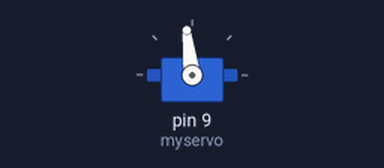
Bench run of a sketch on a simulated Arduino Uno, built with avr-gcc and run on an emulated ATmega328P. Parts: servo.

Above: at 0.05 s.
Timing chart, 0 to 5.5 s (numbered marks = the images above):
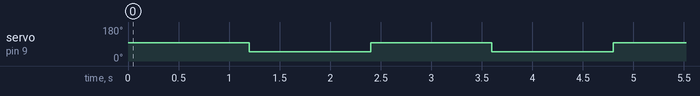

Measured:
- by itself, servo on pin 9 (myservo): alternates 97° for 1.2 s and 50° for 1.2 s

The sketch:

alimentador_teste_servo.ino
```cpp
#include <Servo.h>

Servo myservo; // def o objeto servo se referindo ao servo motor

int angulo = 0;   //inteiro para delcarar posiçao

void setup() {
  myservo.attach(9); // define que pin o servo esta conectado

}
void loop() {
//time goes up here
repetidordeFuncao(1,97);


}

int repetidordeFuncao(int repeticao,int angulo){ //later use pointers to call the function
int i = 0;
for(i;i<2;i++){
AbrindoeFechando(angulo);
}
myservo.write(50);
}

int AbrindoeFechando(int angulo){
myservo.write(angulo);
delay(1200);
myservo.write(50); //fecha //closes
delay(1200);
}
```
